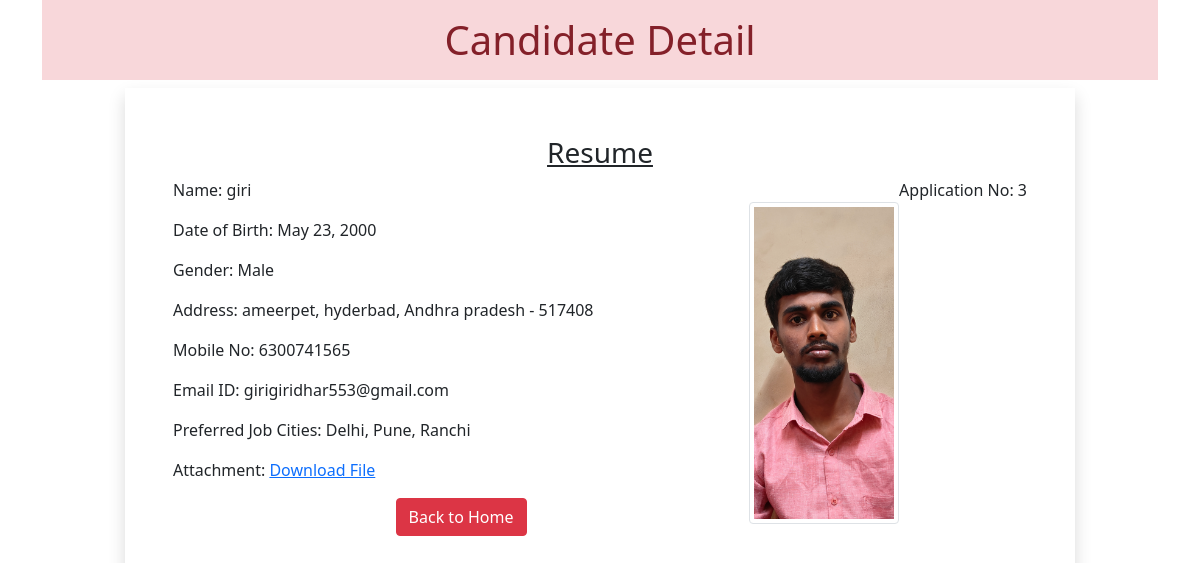
Page /3 on the committed database.
### resumeapp/models.py (models this page shows)
class Resume(models.Model):
    name = models.CharField(max_length=100)
    dob = models.DateField(auto_now=False,auto_now_add=False)
    gender = models.CharField(max_length=10)
    locality = models.CharField(max_length=100)
    city = models.CharField(max_length=10)
    pin = models.PositiveIntegerField()
    state = models.CharField(choices=STATE_CHOICE ,max_length=50)
    mobile = models.PositiveIntegerField()
    email = models.EmailField()
    job_city = models.CharField(max_length=50)
    profile_image = models.ImageField(upload_to='profileimg',blank=True)
    my_file = models.FileField(upload_to='doc',blank=True)

### resumeapp/views.py (the view)
# urls.py: path('<int:pk>', views.CandidateView.as_view(), name='candidate')
class CandidateView(View):
    def get(self,request,pk):
        candidate = Resume.objects.get(pk=pk)
        return render(request,'candidate.html',{'candidate':candidate})

### resumeapp/templatetags/myfilter.py (called while the page is built)
@register.filter(name='remove_special')
def remove_chars(value,arg):
    for character in arg:
        value = value.replace(character,"")
    return value

### templates/candidate.html (shortened to what this page needs)
<!DOCTYPE html>
{% load myfilter %}
<html lang="en">
<head>
  <link href="https://cdn.jsdelivr.net/npm/bootstrap@5.0.0-beta2/dist/css/bootstrap.min.css" rel="stylesheet">
</head>
<body>
  <div class="container">
   <h1 class="alert-danger text-center p-3">Candidate Detail</h1>
   <div class="row">
    <div class="col-sm-10 shadow p-5 offset-sm-1">
     <h3 class="text-center"><u>Resume</u></h3>
     <p class="float-end">Application No: {{candidate.id}}</p>
     <img src="{{candidate.profile_image.url}}" alt="" class="img-fluid img-thumbnail float-end mt-4" width="150" height="150">
     <p>Name: {{candidate.name}}</p>
     <p>Date of Birth: {{candidate.dob}}</p>
     <p>Gender: {{candidate.gender}}</p>
     <p>Address: {{candidate.locality}}, {{candidate.city}}, {{candidate.state}} - {{candidate.pin}}</p>
     <p>Mobile No: {{candidate.mobile}}</p>
     <p>Email ID: {{candidate.email}}</p>
     <p>Preferred Job Cities: {{candidate.job_city|remove_special:"[]'"}}</p>
     <p>Attachment: <a href="{{candidate.my_file.url}}">Download File</a></p>
    <div class="text-center">
     <a href="/" class="btn btn-danger">Back to Home</a>
    </div>
    </div>
   </div>
  </div>
</body>
</html>

### rows in the picture
Resume: id "3", profile_image (picture), name "giri", dob "May 23, 2000", gender "Male", locality "ameerpet", city "hyderbad", state "Andhra pradesh", pin "517408", mobile "6300741565", email "girigiridhar553@gmail.com", job_city|remove_special "Delhi, Pune, Ranchi"
